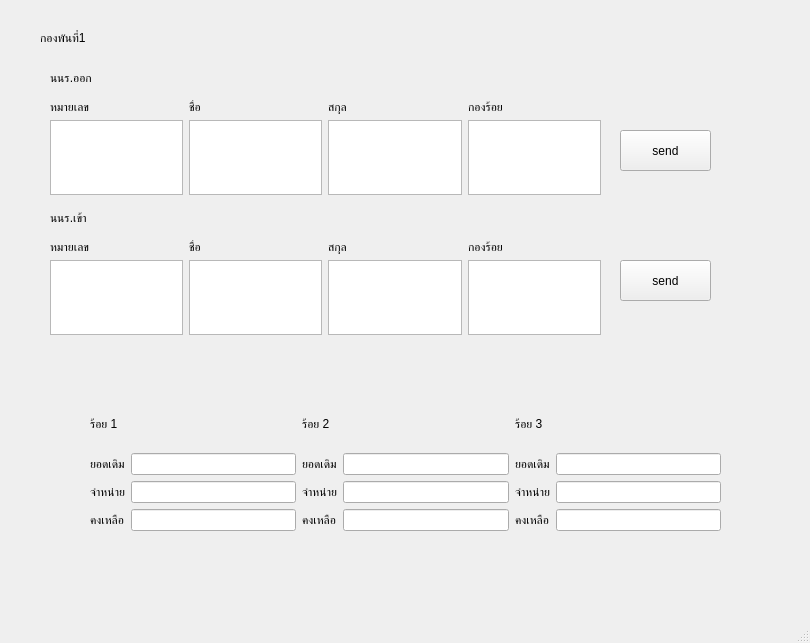
<?xml version="1.0" encoding="UTF-8"?>
<ui version="4.0">
 <class>MainWindow</class>
 <widget class="QMainWindow" name="MainWindow">
  <property name="geometry">
   <rect>
    <x>0</x>
    <y>0</y>
    <width>810</width>
    <height>643</height>
   </rect>
  </property>
  <property name="windowTitle">
   <string>MainWindow</string>
  </property>
  <widget class="QWidget" name="centralwidget">
   <widget class="QLabel" name="title">
    <property name="geometry">
     <rect>
      <x>40</x>
      <y>30</y>
      <width>55</width>
      <height>16</height>
     </rect>
    </property>
    <property name="text">
     <string>กองพันที่1</string>
    </property>
   </widget>
   <widget class="QWidget" name="horizontalLayoutWidget">
    <property name="geometry">
     <rect>
      <x>90</x>
      <y>400</y>
      <width>631</width>
      <height>131</height>
     </rect>
    </property>
    <layout class="QHBoxLayout" name="horizontalLayout">
     <item>
      <layout class="QVBoxLayout" name="verticalLayout">
       <item>
        <widget class="QLabel" name="com1_title">
         <property name="text">
          <string>ร้อย 1</string>
         </property>
        </widget>
       </item>
       <item>
        <layout class="QFormLayout" name="formLayout">
         <item row="0" column="0">
          <widget class="QLabel" name="label_2">
           <property name="text">
            <string>ยอดเดิม</string>
           </property>
          </widget>
         </item>
         <item row="0" column="1">
          <widget class="QLineEdit" name="all1"/>
         </item>
         <item row="1" column="0">
          <widget class="QLabel" name="label_3">
           <property name="text">
            <string>จำหน่าย</string>
           </property>
          </widget>
         </item>
         <item row="1" column="1">
          <widget class="QLineEdit" name="active1"/>
         </item>
         <item row="2" column="0">
          <widget class="QLabel" name="label_4">
           <property name="text">
            <string>คงเหลือ</string>
           </property>
          </widget>
         </item>
         <item row="2" column="1">
          <widget class="QLineEdit" name="remain1"/>
         </item>
        </layout>
       </item>
      </layout>
     </item>
     <item>
      <layout class="QVBoxLayout" name="verticalLayout_2">
       <item>
        <widget class="QLabel" name="com2_title">
         <property name="text">
          <string>ร้อย 2</string>
         </property>
        </widget>
       </item>
       <item>
        <layout class="QFormLayout" name="formLayout_2">
         <item row="0" column="0">
          <widget class="QLabel" name="label_7">
           <property name="text">
            <string>ยอดเดิม</string>
           </property>
          </widget>
         </item>
         <item row="0" column="1">
          <widget class="QLineEdit" name="all2"/>
         </item>
         <item row="1" column="0">
          <widget class="QLabel" name="label_8">
           <property name="text">
            <string>จำหน่าย</string>
           </property>
          </widget>
         </item>
         <item row="1" column="1">
          <widget class="QLineEdit" name="active2"/>
         </item>
         <item row="2" column="0">
          <widget class="QLabel" name="label_9">
           <property name="text">
            <string>คงเหลือ</string>
           </property>
          </widget>
         </item>
         <item row="2" column="1">
          <widget class="QLineEdit" name="remain2"/>
         </item>
        </layout>
       </item>
      </layout>
     </item>
     <item>
      <layout class="QVBoxLayout" name="verticalLayout_3">
       <item>
        <widget class="QLabel" name="com3_title">
         <property name="text">
          <string>ร้อย 3</string>
         </property>
        </widget>
       </item>
       <item>
        <layout class="QFormLayout" name="formLayout_3">
         <item row="0" column="0">
          <widget class="QLabel" name="label_11">
           <property name="text">
            <string>ยอดเดิม</string>
           </property>
          </widget>
         </item>
         <item row="0" column="1">
          <widget class="QLineEdit" name="all3"/>
         </item>
         <item row="1" column="0">
          <widget class="QLabel" name="label_12">
           <property name="text">
            <string>จำหน่าย</string>
           </property>
          </widget>
         </item>
         <item row="1" column="1">
          <widget class="QLineEdit" name="active3"/>
         </item>
         <item row="2" column="0">
          <widget class="QLabel" name="label_13">
           <property name="text">
            <string>คงเหลือ</string>
           </property>
          </widget>
         </item>
         <item row="2" column="1">
          <widget class="QLineEdit" name="remain3"/>
         </item>
        </layout>
       </item>
      </layout>
     </item>
    </layout>
   </widget>
   <widget class="QWidget" name="layoutWidget">
    <property name="geometry">
     <rect>
      <x>50</x>
      <y>240</y>
      <width>551</width>
      <height>95</height>
     </rect>
    </property>
    <layout class="QGridLayout" name="gridLayout_2">
     <item row="0" column="2">
      <widget class="QLabel" name="sname_in">
       <property name="text">
        <string>สกุล</string>
       </property>
      </widget>
     </item>
     <item row="0" column="1">
      <widget class="QLabel" name="uname_in">
       <property name="text">
        <string>ชื่อ</string>
       </property>
      </widget>
     </item>
     <item row="0" column="3">
      <widget class="QLabel" name="ucom_in">
       <property name="text">
        <string>กองร้อย</string>
       </property>
      </widget>
     </item>
     <item row="0" column="0">
      <widget class="QLabel" name="uid_in">
       <property name="text">
        <string>หมายเลข</string>
       </property>
      </widget>
     </item>
     <item row="1" column="1">
      <widget class="QTextEdit" name="uname_in_show"/>
     </item>
     <item row="1" column="0">
      <widget class="QTextEdit" name="uid_in_show"/>
     </item>
     <item row="1" column="2">
      <widget class="QTextEdit" name="sname_in_show"/>
     </item>
     <item row="1" column="3">
      <widget class="QTextEdit" name="ucom_in_show"/>
     </item>
    </layout>
   </widget>
   <widget class="QPushButton" name="out_send">
    <property name="geometry">
     <rect>
      <x>620</x>
      <y>130</y>
      <width>91</width>
      <height>41</height>
     </rect>
    </property>
    <property name="text">
     <string>send</string>
    </property>
   </widget>
   <widget class="QPushButton" name="in_send">
    <property name="geometry">
     <rect>
      <x>620</x>
      <y>260</y>
      <width>91</width>
      <height>41</height>
     </rect>
    </property>
    <property name="text">
     <string>send</string>
    </property>
   </widget>
   <widget class="QLabel" name="out_title">
    <property name="geometry">
     <rect>
      <x>50</x>
      <y>70</y>
      <width>55</width>
      <height>16</height>
     </rect>
    </property>
    <property name="text">
     <string>นนร.ออก</string>
    </property>
   </widget>
   <widget class="QLabel" name="in_title">
    <property name="geometry">
     <rect>
      <x>50</x>
      <y>210</y>
      <width>55</width>
      <height>16</height>
     </rect>
    </property>
    <property name="text">
     <string>นนร.เข้า</string>
    </property>
   </widget>
   <widget class="QWidget" name="">
    <property name="geometry">
     <rect>
      <x>50</x>
      <y>100</y>
      <width>551</width>
      <height>95</height>
     </rect>
    </property>
    <layout class="QGridLayout" name="gridLayout">
     <item row="0" column="2">
      <widget class="QLabel" name="sname_out">
       <property name="text">
        <string>สกุล</string>
       </property>
      </widget>
     </item>
     <item row="0" column="3">
      <widget class="QLabel" name="ucom_out">
       <property name="text">
        <string>กองร้อย</string>
       </property>
      </widget>
     </item>
     <item row="0" column="1">
      <widget class="QLabel" name="uname_out">
       <property name="text">
        <string>ชื่อ</string>
       </property>
      </widget>
     </item>
     <item row="0" column="0">
      <widget class="QLabel" name="uid_out">
       <property name="text">
        <string>หมายเลข</string>
       </property>
      </widget>
     </item>
     <item row="1" column="0">
      <widget class="QTextEdit" name="uid_out_show"/>
     </item>
     <item row="1" column="1">
      <widget class="QTextEdit" name="uname_out_show"/>
     </item>
     <item row="1" column="3">
      <widget class="QTextEdit" name="ucom_out_show"/>
     </item>
     <item row="1" column="2">
      <widget class="QTextEdit" name="sname_out_show"/>
     </item>
    </layout>
   </widget>
  </widget>
  <widget class="QMenuBar" name="menubar">
   <property name="geometry">
    <rect>
     <x>0</x>
     <y>0</y>
     <width>810</width>
     <height>21</height>
    </rect>
   </property>
  </widget>
  <widget class="QStatusBar" name="statusbar"/>
 </widget>
 <resources/>
 <connections/>
</ui>
